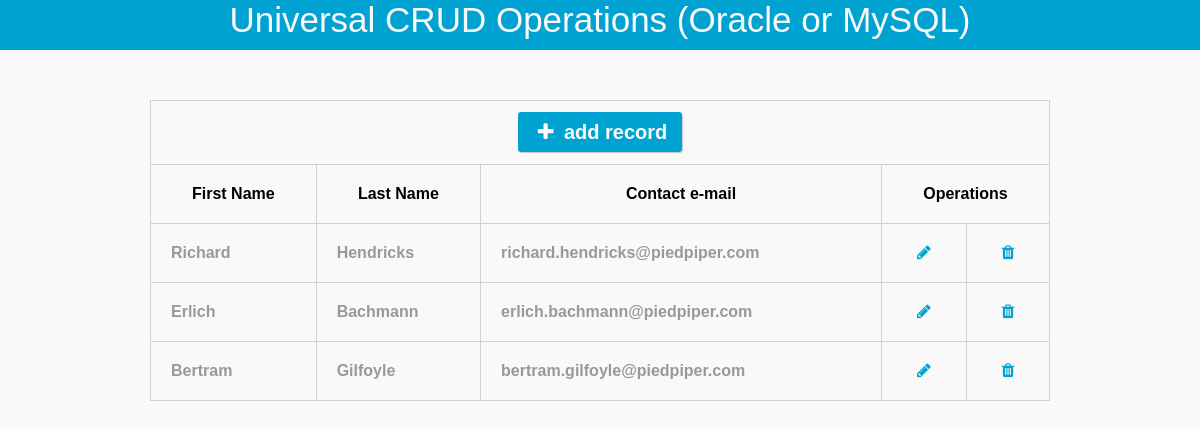
The page / on the database its author committed.
### tables this page shows
CREATE TABLE IF NOT EXISTS `example_user` (
  `user_id` int(10) NOT NULL AUTO_INCREMENT,
  `first_name` varchar(25) NOT NULL,
  `last_name` varchar(25) NOT NULL,
  `contact_email` varchar(45) NOT NULL,
  PRIMARY KEY (`user_id`)
);

### inc/singleton.php (called while the page is built, shortened)
<?php
abstract class SC1971_Singleton {
        private static $instances = array();
        public static function get_instance()
        {
            $cls = get_called_class();
            if (!isset(self::$instances[$cls])) {
                self::$instances[$cls] = new static;
            }
            return self::$instances[$cls];
        }
}

### inc/mysql_database.php (called while the page is built, shortened)
<?php
class SC1971_MySQLDatabase extends SC1971_Database{
	public function open_connection() {
		$this->connection = mysqli_connect(DB_SERVER, DB_USER, DB_PASS,DB_NAME);
	}
	public function query($sql) {
		$this->stid = mysqli_query($this->connection,$sql);
                return ((!$this->stid) ? false : true);
	}
	public function fetch_array(){
	    return mysqli_fetch_array($this->stid);
	}
}

### inc/crud_object.php (called while the page is built, shortened)
<?php
abstract class SC1971_CRUDObject  {
  protected static $table_name="null";
  protected static $db_class='SC1971_Database';
  public static function db(){
    $class =  static::$db_class;
    return $class::get_instance();
  }
  public static function read_all() {
		return static::read_by_sql("SELECT * FROM ".static::$table_name);
  }
  public static function read_by_sql($sql="") {
    static::db()->query($sql);
    $object_array = array();
    while (($row = static::db()->fetch_array()) != false) {
      $object_array[] = static::object_from_table_row($row);
    }
    return $object_array;
  }
  private static function object_from_table_row($record) {
		$object = new $class_name;
		foreach($record as $attribute=>$value){
                  $attr = strtolower($attribute);
		  if($object->has_attribute($attr)) {
		    $object->$attr = $value;
		  }
		}
		return $object;
  }
  private function has_attribute($attribute) {
	  $object_vars = get_object_vars($this);
	  return array_key_exists($attribute, $object_vars);
	}
}

### index.php (the view, shortened to what this page needs)
<!DOCTYPE html>
<html>
    <head>
        <link rel="stylesheet" href="css/font-awesome.min.css" type="text/css" />
        <link rel="stylesheet" href="css/style.css" type="text/css" />
</head>
<body>
<center>
<div id="header">
 <div id="content">
    <label>Universal CRUD Operations (Oracle or MySQL)</label>
    </div>
</div>
<div id="body">
 <div id="content">
    <table align="center">
    <tr>
    <th colspan="5"><a class="btn" href="add_data.php"><i class="fa fa-plus fa-fw"></i>&nbsp;add record</a></th>
    </tr>
    <th>First Name</th>
    <th>Last Name</th>
    <th>Contact e-mail</th>
    <th colspan="2">Operations</th>
<?php
 $users_arr = User::read_all();
 foreach($users_arr as $user)
 {
  ?>
       <tr>
        <td><?php echo $user->first_name; ?></td>
        <td><?php echo $user->last_name; ?></td>
        <td><?php echo $user->contact_email; ?></td>
        <td align="center"><a href="edit_data.php?edit_id=<?php echo $user->user_id; ?>"><i class="fa fa-pencil"></i></a></td>
        <td align="center"><a href="javascript:delete_id('<?php echo $user->user_id; ?>')"><i class="fa fa-trash"></i></a></td>
       </tr>
<?php
 }
?>
    </table>
    </div>
</div>
</center>
</body>
</html>

### css/style.css (style rules this page uses)
* { margin:0; padding:0; }
body { background:#f9f9f9; font-family:"Courier New", Courier, monospace; }
#header { width:100%; height:50px; background:#00a2d1; color:#f9f9f9; font-family:"Lucida Sans Unicode", "Lucida Grande", sans-serif; font-size:35px; text-align:center; }
#body { margin-top:50px; }
table { width:75%; font-family:Tahoma, Geneva, sans-serif; font-weight:bolder; color:#999; margin-bottom:80px; }
table a { text-decoration:none; color:#00a2d1; }
table,td,th { border-collapse:collapse; border:solid #d0d0d0 1px; padding:20px; }
table th { color : black }
table td button,.btn { border:solid #f9f9f9 0px; box-shadow:1px 1px 1px rgba(1,0,0,0.2); outline:none; background:#00a2d1; padding:9px 15px 9px 15px; color:#f9f9f9; font-family:Arial, Helvetica, sans-serif; font-weight:bolder; border-radius:3px; width:20%; font-size: 20px; }

### rows shown on the page
example_user: first_name "Richard", last_name "Hendricks", contact_email "richard.hendricks@piedpiper.com"
example_user: first_name "Erlich", last_name "Bachmann", contact_email "erlich.bachmann@piedpiper.com"
example_user: first_name "Bertram", last_name "Gilfoyle", contact_email "bertram.gilfoyle@piedpiper.com"
